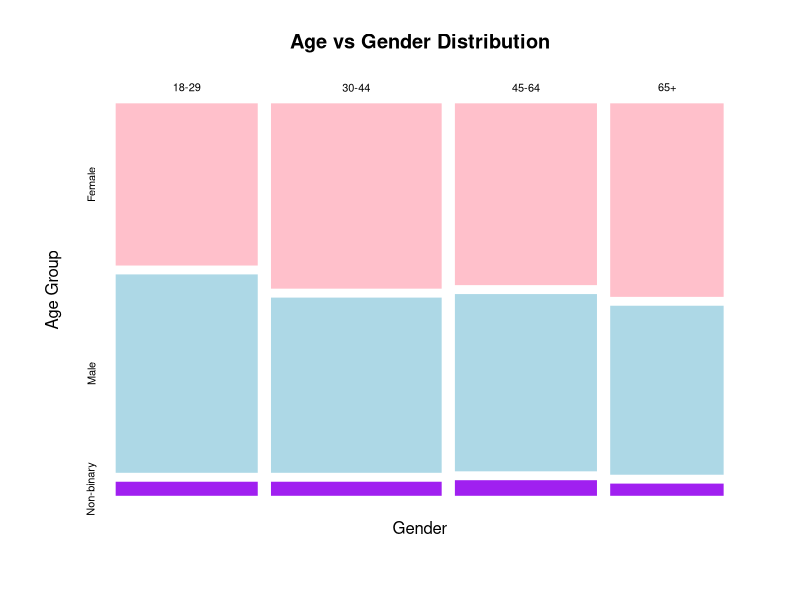

Recreate this plot in R.
## ---- chunk 1
# Data building

# Set seed
set.seed(13)  # for reproducibility

## Exact counts
age <- c(
  rep("18-29", 250),
  rep("30-44", 300),
  rep("45-64", 250),
  rep("65+", 200)
)

gender <- c(
  rep("Male", 480),
  rep("Female", 480),
  rep("Non-binary", 40)
)

# Shuffle to mix values
age <- sample(age)
gender <- sample(gender)

# Combine and add pool_member_id for Panelot functionality
sim_data <- data.frame(Age = age, Gender = gender)
sim_data$pool_member_id <- 1:nrow(sim_data)
sim_data <- sim_data[, c("pool_member_id", "Age", "Gender")]

# Check that proportions came out right
prop.table(table(sim_data$Gender))
prop.table(table(sim_data$Age))
## ---- chunk 2
# Visualising

# Mosaic Plot

# Build contingency table
tab <- table(sim_data$Age, sim_data$Gender)
tab

# Build plot
mosaicplot(
  tab,
  main = "Age vs Gender Distribution",
  xlab = "Gender",
  ylab = "Age Group",
  col = c("pink", "lightblue", "purple"),
  border = "white"
)
